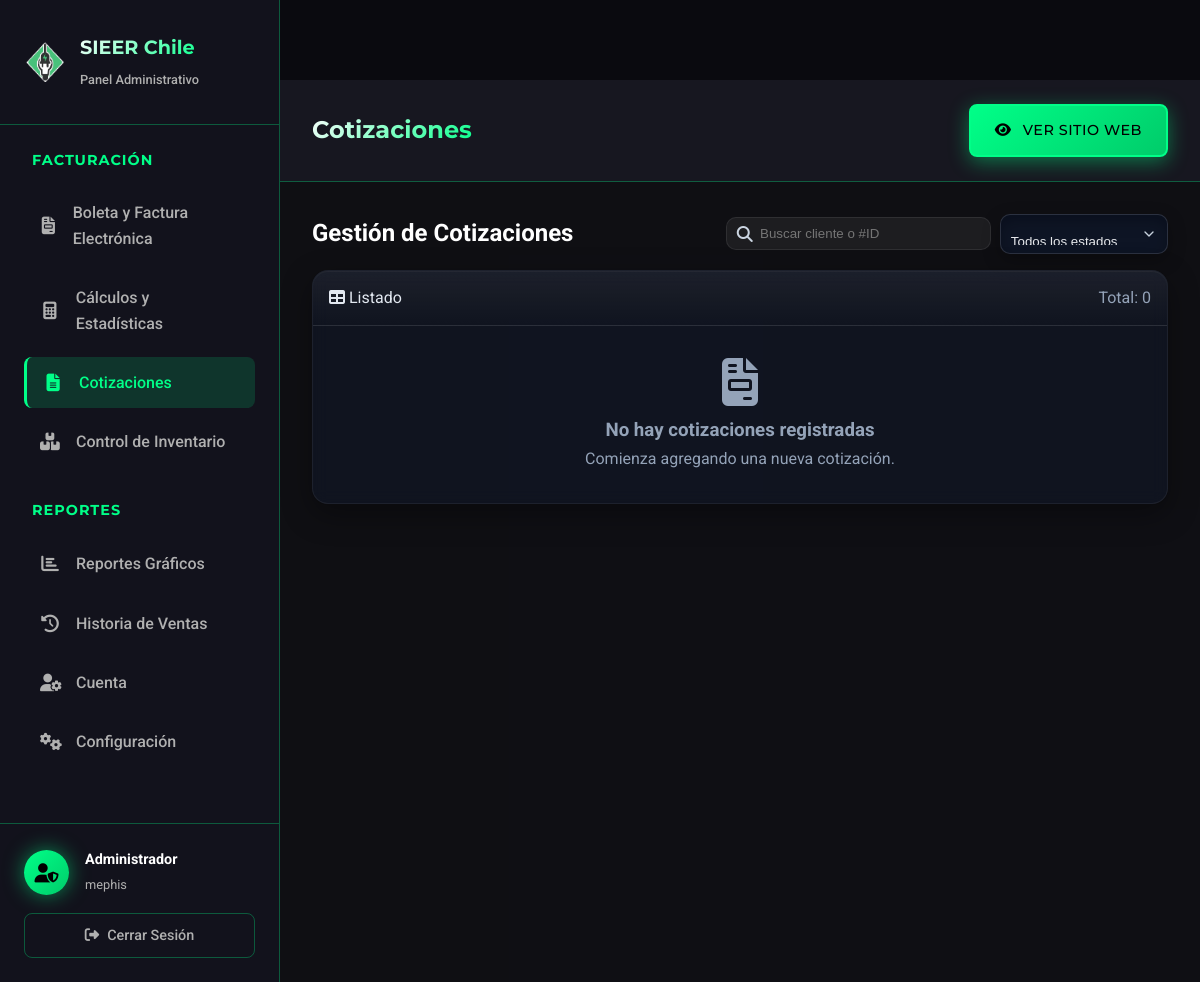
/cotizaciones/ (signed in), run on an earlier commit of the app's database.
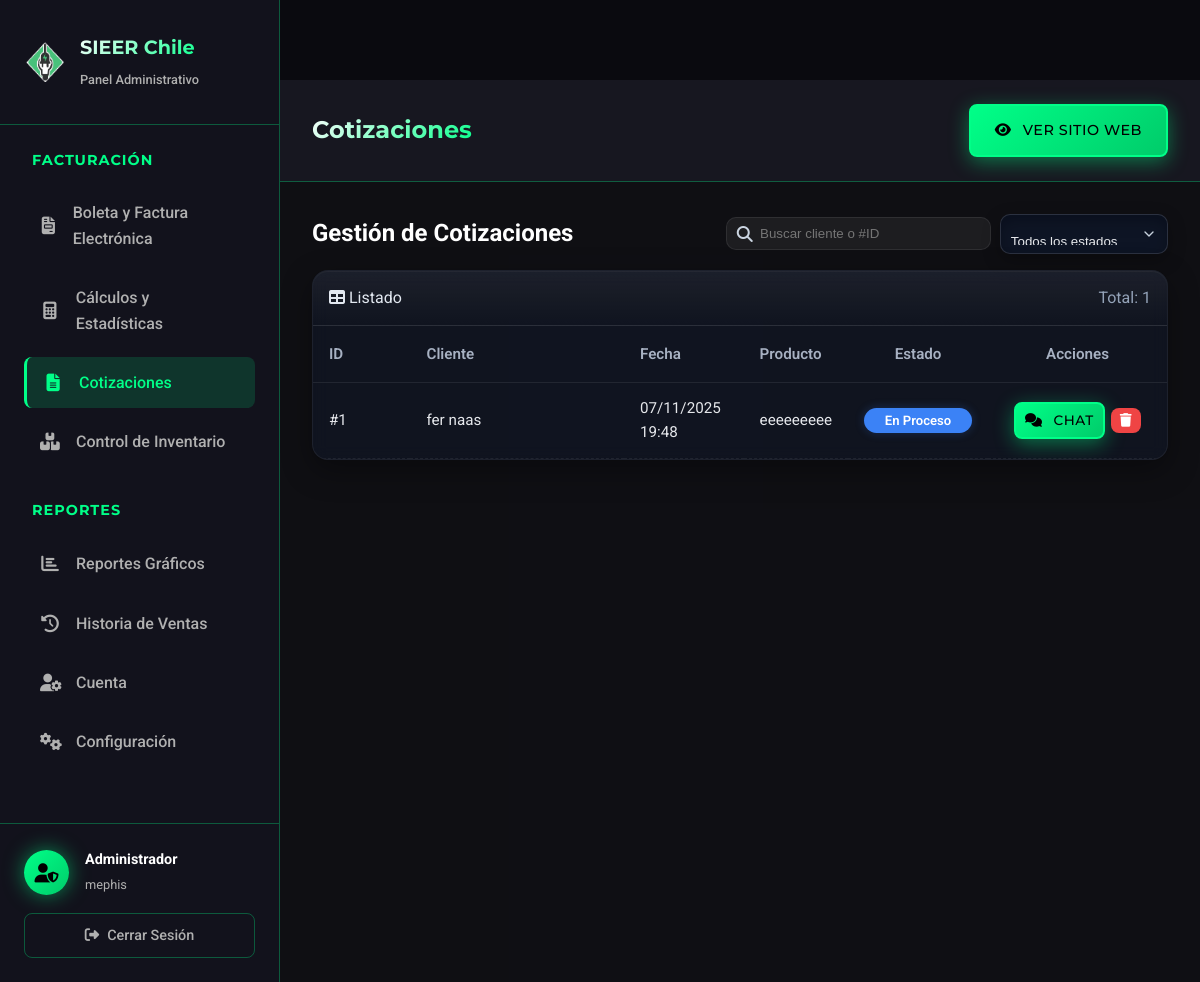
And on a later commit of the database.
### myapp/models.py (models this page shows, shortened)
class ChatCotizacion(models.Model):
    ESTADO_CHOICES = [
        ('pendiente', 'Pendiente de Admin'),
        ('en_proceso', 'En Proceso'),
        ('aprobada', 'Aprobada'),
        ('rechazada', 'Rechazada'),
    ]
    producto = models.ForeignKey(Producto, on_delete=models.PROTECT, related_name='chats_cotizacion')
    cliente = models.ForeignKey(User, on_delete=models.CASCADE, related_name='chats_cotizacion')
    admin_asignado = models.ForeignKey(User, on_delete=models.SET_NULL, null=True, blank=True, related_name='cotizaciones_asignadas')
    estado = models.CharField(max_length=20, choices=ESTADO_CHOICES, default='pendiente')
    cliente_nombre_dato = models.CharField(max_length=255, blank=True, null=True)
    cliente_email_dato = models.EmailField(blank=True, null=True)
    cliente_telefono_dato = models.CharField(max_length=20, blank=True, null=True)
    cliente_rut_dato = models.CharField(max_length=20, blank=True, null=True)
    cliente_mensaje_dato = models.TextField(blank=True, null=True)
    fecha_creacion = models.DateTimeField(auto_now_add=True)
    fecha_actualizacion = models.DateTimeField(auto_now=True)
    class Meta:
        verbose_name = 'Chat de Cotización'
        verbose_name_plural = 'Chats de Cotizaciones'
        ordering = ['-fecha_actualizacion']

class Producto(models.Model):
    ESTADO_CHOICES = [
        ('activo', 'Activo'),
        ('inactivo', 'Inactivo'),
        ('agotado', 'Agotado'),
    ]
    nombre = models.CharField(max_length=200, verbose_name="Nombre del Producto")
    descripcion = models.TextField(blank=True, verbose_name="Descripción")
    sku = models.CharField(max_length=50, unique=True, verbose_name="SKU Único")
    categoria = models.ForeignKey(Categoria, on_delete=models.PROTECT, verbose_name="Categoría")
    precio = models.DecimalField(max_digits=12, decimal_places=2, validators=[MinValueValidator(0)], verbose_name="Precio de Venta")
    costo = models.DecimalField(max_digits=12, decimal_places=2, validators=[MinValueValidator(0)], default=0, verbose_name="Costo de Compra")
    stock = models.IntegerField(validators=[MinValueValidator(0)], verbose_name="Stock Disponible", default=0)
    stock_minimo = models.IntegerField(default=5, validators=[MinValueValidator(0)], verbose_name="Stock Mínimo de Seguridad")
    estado = models.CharField(max_length=10, choices=ESTADO_CHOICES, default='activo')
    activo = models.BooleanField(default=True, verbose_name="Activo en Sistema")
    potencia = models.CharField(max_length=50, blank=True, verbose_name="Potencia")
    voltaje = models.CharField(max_length=50, blank=True, verbose_name="Voltaje")
    dimensiones = models.CharField(max_length=100, blank=True, verbose_name="Dimensiones")
    icono = models.CharField(max_length=50, default='box', verbose_name="Icono FontAwesome")
    fecha_creacion = models.DateTimeField(auto_now_add=True)
    fecha_actualizacion = models.DateTimeField(auto_now=True)
    usuario_creacion = models.ForeignKey(User, on_delete=models.SET_NULL, null=True, blank=True, related_name='productos_creados')
    class Meta:
        db_table = 'productos'
        verbose_name = 'Producto'
        verbose_name_plural = 'Productos'
        ordering = ['-fecha_creacion']

### myapp/views.py (the view)
# urls.py: path("cotizaciones/", views.admin_lista_chats_cotizacion_view, name="cotizaciones"),
@login_required
@user_passes_test(is_admin_or_vendedor, login_url='/client-dashboard/')
def admin_lista_chats_cotizacion_view(request):
    ESTADO_DB_CHOICES = ['pendiente', 'en_proceso', 'aprobada', 'rechazada']
    estado_filtro = request.GET.get('estado')
    chats = ChatCotizacion.objects.all().select_related('cliente', 'producto').order_by('-fecha_actualizacion')
    if estado_filtro and estado_filtro != 'todos' and estado_filtro in ESTADO_DB_CHOICES:
        chats = chats.filter(estado=estado_filtro)
    contadores = {
        'todos': ChatCotizacion.objects.all().count(),
        'pendiente': ChatCotizacion.objects.filter(estado='pendiente').count(),
        'en_proceso': ChatCotizacion.objects.filter(estado='en_proceso').count(),
        'aprobada': ChatCotizacion.objects.filter(estado='aprobada').count(),
        'rechazada': ChatCotizacion.objects.filter(estado='rechazada').count(),
    }
    context = {
        'chats_cotizacion': chats,
        'filtro_actual': estado_filtro if estado_filtro else 'todos',
        'contadores': contadores,
    }
    return render(request, 'admin/cotizaciones.html', context)

### myapp/views.py (called while the page is built)
def is_admin_or_vendedor(user):
    if user.is_staff or user.is_superuser:
         return True
    return user.is_authenticated and hasattr(user, 'perfil') and (user.perfil.tipo_usuario in ['admin', 'vendedor', 'superuser'])

### myapp/templates/admin/cotizaciones.html (shortened to what the changed rows need)
{% load static %}
{% load humanize %}
<!DOCTYPE html>
<html lang="es">
<head>
  <link rel="stylesheet" href="https://cdnjs.cloudflare.com/ajax/libs/font-awesome/6.4.0/css/all.min.css">
  <link rel="stylesheet" href="{% static 'css/base.css' %}">
  <link rel="stylesheet" href="{% static 'css/admin_panel.css' %}">
</head>
<body>
  <div class="admin-container">
    <aside class="admin-sidebar">
      <div class="sidebar-header">
        <div class="admin-logo">
          <div class="logo-text">
            <h2>SIEER Chile</h2>
          </div>
        </div>
      </div>
    </aside>
    <main class="admin-main">
      <header class="admin-header">
        <div class="header-left">
          <h1>Cotizaciones</h1>
        </div>
      </header>
      <div class="admin-content">
        <div class="content-header">
          <h2>Gestión de Cotizaciones</h2>
        </div>
        <div class="table-card">
          <div class="card-head">
            <span><i class="fas fa-table"></i> Listado</span>
            <span>Total: {{ chats_cotizacion|length }}</span>
          </div>
          {% if chats_cotizacion %}
          <div class="table-responsive">
            <table class="styled-table">
              <thead>
                <tr>
                  <th>ID</th>
                  <th>Cliente</th>
                  <th>Fecha</th>
                  <th>Producto</th>
                  <th>Estado</th>
                  <th style="width:180px;">Acciones</th>
                </tr>
              </thead>
              <tbody>
                {% for cot in chats_cotizacion %}
                <tr>
                  <td>#{{ cot.id }}</td>
                  <td>{{ cot.cliente.get_full_name|default:cot.cliente.username }}</td>
                  <td>{{ cot.fecha_actualizacion|date:"d/m/Y H:i" }}</td>
                  <td>{{ cot.producto.nombre }}</td>
                  <td>
                    <span class="badge
                      {% if cot.estado == 'aprobada' %}badge-success
                      {% elif cot.estado == 'pendiente' %}badge-warning
                      {% elif cot.estado == 'en_proceso' %}badge-info
                      {% else %}badge-secondary{% endif %}">
                      {{ cot.get_estado_display }}
                    </span>
                  </td>
                  <td>
                    <div class="table-actions">
                      <a href="{% url 'admin_chat_cotizacion' chat_id=cot.id %}" class="btn btn-primary btn-sm btn-chat" title="Chat"><i class="fas fa-comments"></i> Chat</a>
                      <a href="{% url 'eliminar_cotizacion' cot.id %}" class="btn btn-danger btn-sm" title="Eliminar"><i class="fas fa-trash"></i></a>
                    </div>
                  </td>
                </tr>
                {% endfor %}
              </tbody>
            </table>
          </div>
          {% else %}
          <div class="empty-state">
            <i class="fas fa-file-invoice" style="font-size: 3rem; margin-bottom: .6rem;"></i>
            <h3>No hay cotizaciones registradas</h3>
            <p>Comienza agregando una nueva cotización.</p>
          </div>
          {% endif %}
        </div>
      </div>
    </main>
  </div>
</body>
</html>

What changed in the data, as far as the page shows it:
added ChatCotizacion: id "1", cliente.get_full_name "fer naas", fecha_actualizacion "07/11/2025 19:48", producto.nombre "eeeeeeeee", estado "En Proceso"
Also different on the page:
{{ chats_cotizacion|length }}: "0" → "1"
text no longer shown: "No hay cotizaciones registradas Comienza agregando una nueva cotización."
text now shown: "ID Cliente Fecha Producto Estado Acciones"
